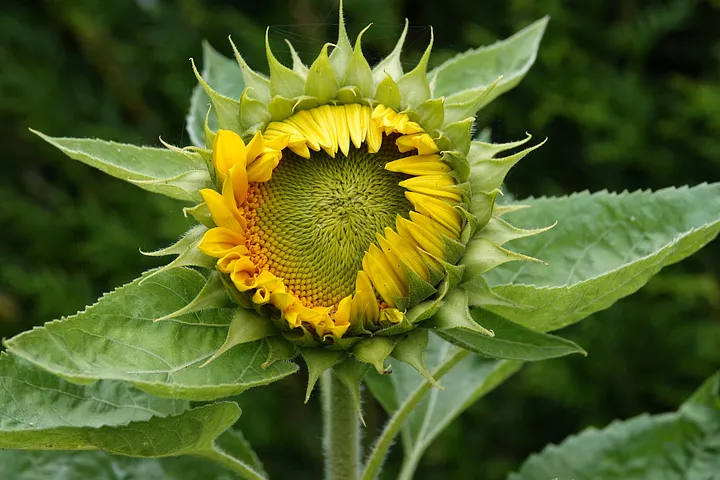
#> input picture openai/image/flower.webp, 720 x 480 px, found by its file name; its folder holds 4 pictures in this run
$ python slideimg.py
#> lines starting #> are read from the running program, lines starting #| are printed output that depends on the picture
import cv2
import os

listimg=os.listdir('image')

path="/home/dev52/Django/openai/image/"

for i in listimg:
    full_path=path + i
    imge=cv2.imread(full_path)
#> imge is the input picture: shape (480, 720, 3); mean B, G, R 36.3, 98.6, 82.8
    imge=cv2.resize(imge, (1280,780))
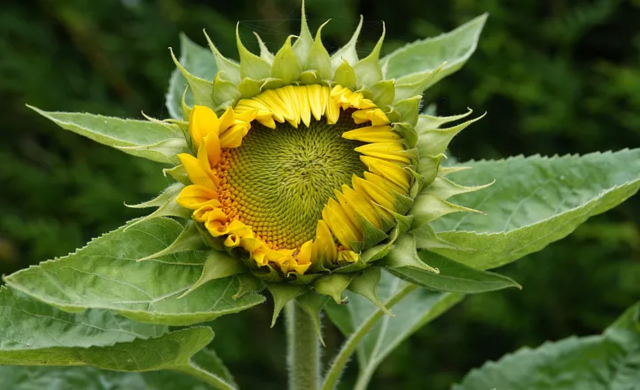
#> imge: shape (780, 1280, 3) (shown at 1/2 size); mean B, G, R 36.2, 98.5, 82.7
    cv2.imshow("Image", imge)
    cv2.waitKey(0)
#> pass 2 of the loop `for i in listimg:`:
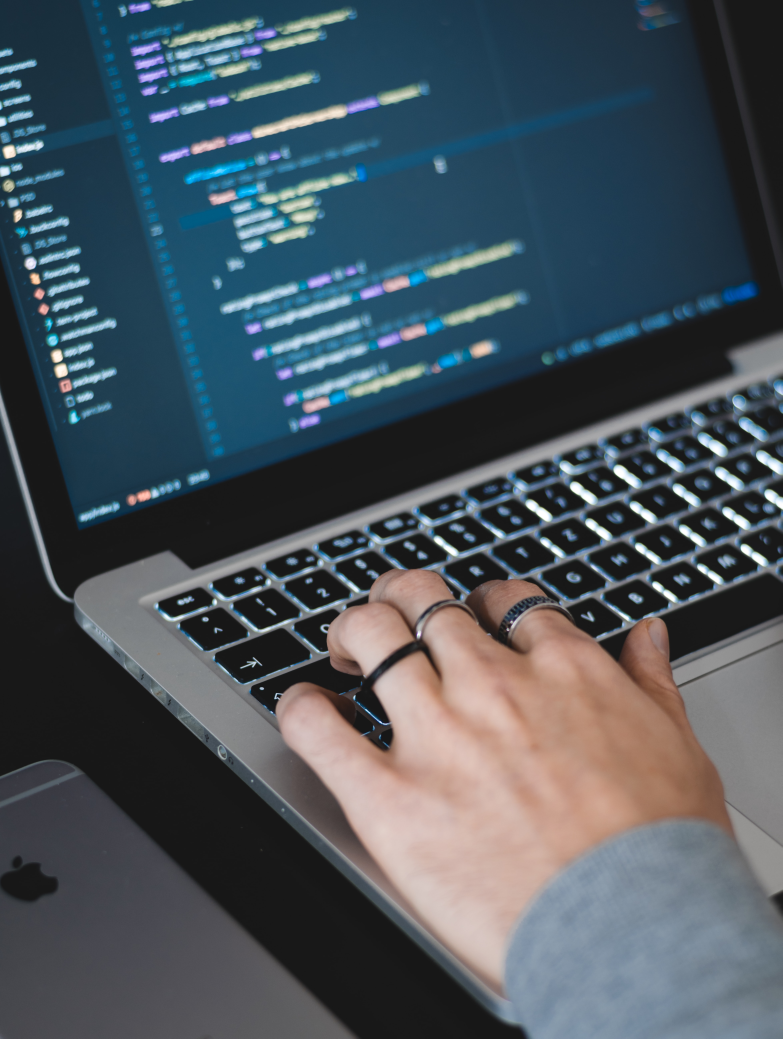
#> input picture openai/image/img1.jpg, 3912 x 5193 px, found by its file name (shown at 1/5 size)
#> imge is the input picture: shape (5193, 3912, 3); mean B, G, R 92.8, 84.3, 73.1
#> `imge=cv2.resize(imge, (1280,780))`:
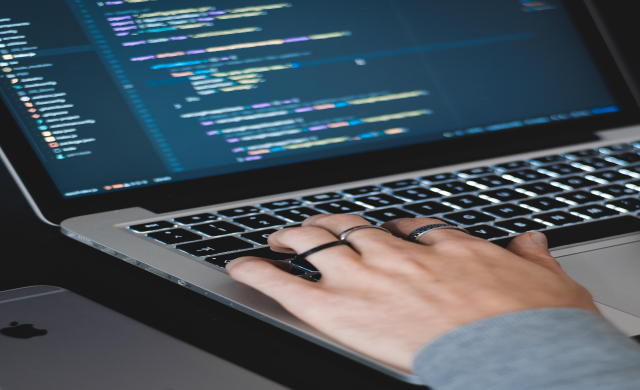
#> imge: shape (780, 1280, 3) (shown at 1/2 size); mean B, G, R 92.7, 84.2, 73
#> pass 3 of the loop `for i in listimg:`:
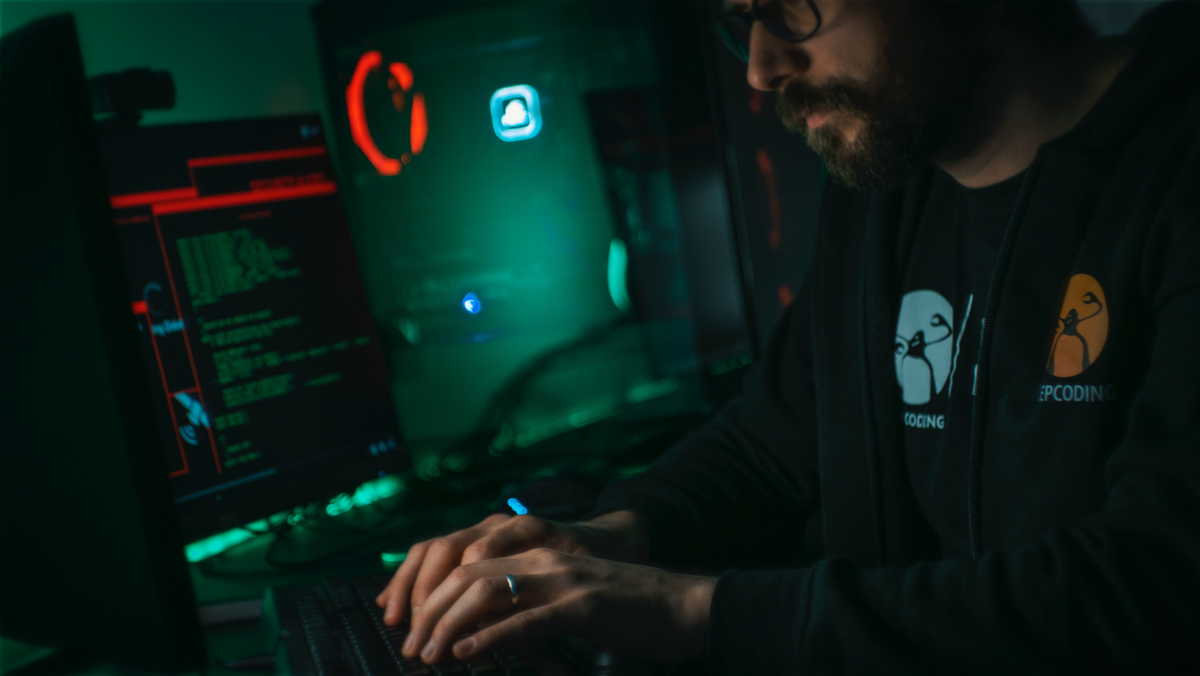
#> input picture openai/image/img3.jpg, 6000 x 3376 px, found by its file name (shown at 1/5 size)
#> imge is the input picture: shape (3376, 6000, 3); mean B, G, R 24.4, 29.8, 11.4
#> `imge=cv2.resize(imge, (1280,780))`:
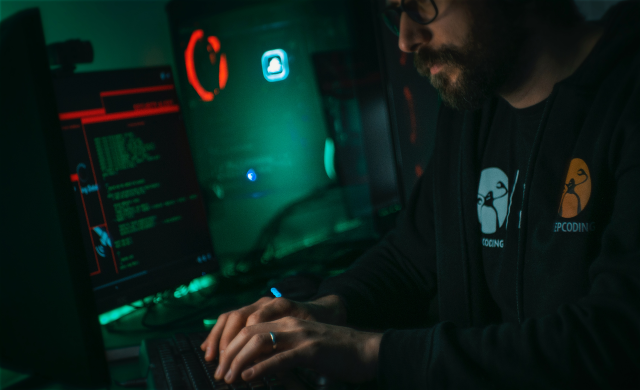
#> imge: shape (780, 1280, 3) (shown at 1/2 size); mean B, G, R 24.3, 29.7, 11.3
#> the loop made 4 passes; the first 3 are shown

cv2.destroyAllWindows()
